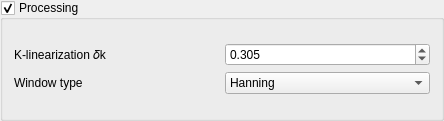
<?xml version="1.0" encoding="UTF-8"?>
<ui version="4.0">
 <class>groupConfig</class>
 <widget class="QGroupBox" name="groupConfig">
  <property name="geometry">
   <rect>
    <x>0</x>
    <y>0</y>
    <width>444</width>
    <height>121</height>
   </rect>
  </property>
  <property name="toolTip">
   <string>If unchecked, raw data will be acquired and displayed</string>
  </property>
  <property name="title">
   <string>Processing</string>
  </property>
  <property name="checkable">
   <bool>true</bool>
  </property>
  <layout class="QGridLayout" name="gridConfig">
   <item row="0" column="1">
    <layout class="QGridLayout" name="gridRight">
     <item row="0" column="0">
      <layout class="QGridLayout" name="gridProc">
       <item row="1" column="0">
        <widget class="QLabel" name="labelWindowType">
         <property name="toolTip">
          <string>The type of window used to apodize the A-line spectra prior to FFT</string>
         </property>
         <property name="text">
          <string>Window type</string>
         </property>
        </widget>
       </item>
       <item row="1" column="1">
        <widget class="QComboBox" name="comboApodization">
         <property name="toolTip">
          <string>The type of window used to apodize the A-line spectra prior to FFT</string>
         </property>
         <item>
          <property name="text">
           <string>Hanning</string>
          </property>
         </item>
         <item>
          <property name="text">
           <string>Blackman</string>
          </property>
         </item>
         <item>
          <property name="text">
           <string>Hamming</string>
          </property>
         </item>
         <item>
          <property name="text">
           <string>None</string>
          </property>
         </item>
        </widget>
       </item>
       <item row="0" column="0">
        <widget class="QLabel" name="labelIntpdk">
         <property name="text">
          <string>K-linearization 𝛿k</string>
         </property>
        </widget>
       </item>
       <item row="0" column="1">
        <widget class="QDoubleSpinBox" name="spinIntpdk">
         <property name="decimals">
          <number>3</number>
         </property>
         <property name="minimum">
          <double>-10.000000000000000</double>
         </property>
         <property name="maximum">
          <double>10.000000000000000</double>
         </property>
         <property name="singleStep">
          <double>0.001000000000000</double>
         </property>
         <property name="value">
          <double>0.305000000000000</double>
         </property>
        </widget>
       </item>
      </layout>
     </item>
    </layout>
   </item>
  </layout>
 </widget>
 <resources/>
 <connections/>
</ui>
